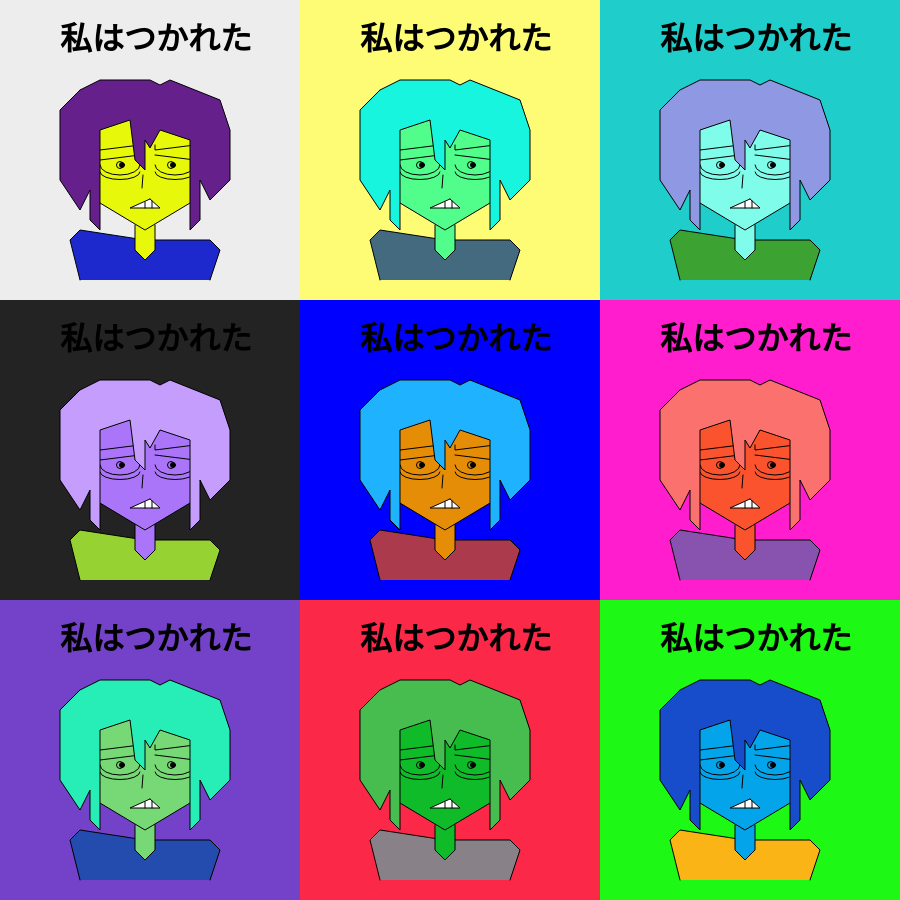
Frame 1 (no input)
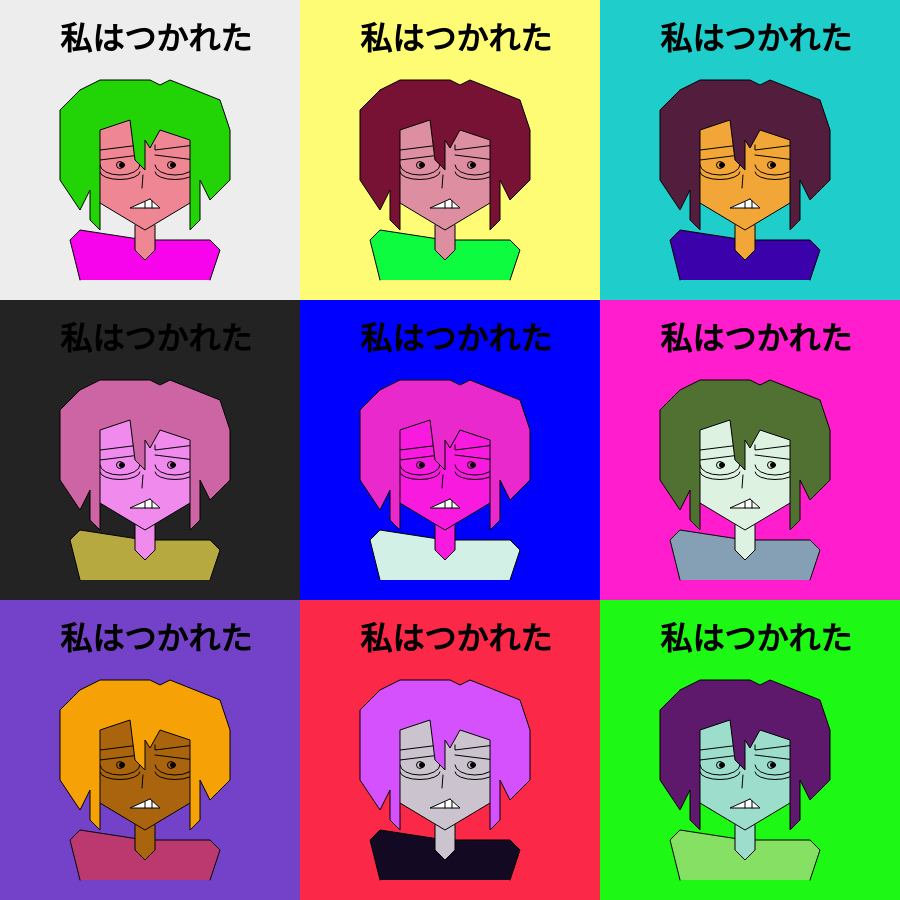
Frame 60 (no input)
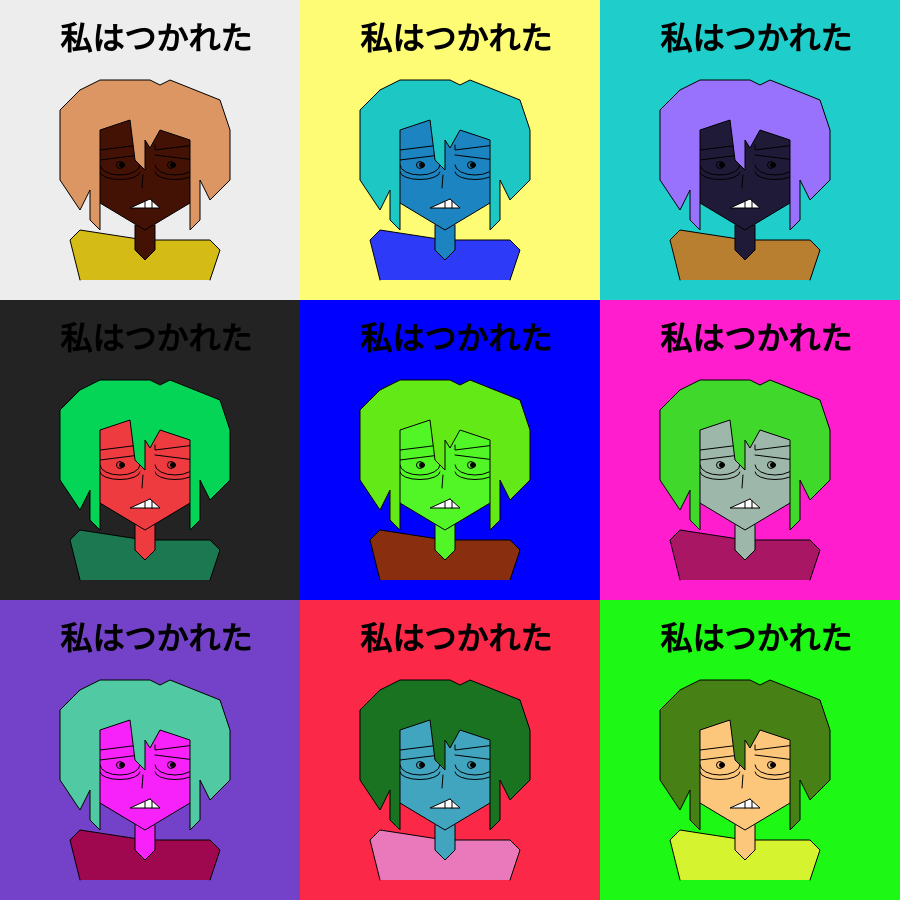
Frame 120 (the mouse pressed at the canvas centre since frame 60)

The p5.js sketch that drew these frames (run headless with seeded random() and noise() and a simulated clock; from frame 60 on, the mouse is pressed at the canvas centre):

// p5.js sketch
// ── sketch.js
function setup()
{
	createCanvas(900, 900);
    background(100, 100, 100);
}

function draw()
{
    noStroke();
    
    //1
    fill('#ededed');
    rect(0, 0, 300, 300);
    strokeWeight(5);
    fill(0);
    generateRandomColor();
    drawCharacter();
    
    
    noStroke();
    //2
    translate(300, 0);
    fill('#fdfc74');
    rect(0, 0, 300, 300);
    generateRandomColor();
    drawCharacter();
        
    noStroke();
    //3
    translate(300, 0);
    fill('#1fcecb');
    rect(0, 0, 300, 300);
    generateRandomColor();
    drawCharacter();

    noStroke();
    //4
    translate(0, 300);
    fill('#ff1dce');
    rect(0, 0, 300, 300);
    generateRandomColor();
    drawCharacter();
    
    noStroke();
    //5
    translate(0, 300);
    fill('#1df914');
    rect(0, 0, 300, 300);
    generateRandomColor();
    drawCharacter();
    
    noStroke();
    //6
    translate(-300,0);
    fill('#fc2847');
    rect(0, 0, 300, 300);
    generateRandomColor();
    drawCharacter();
        
    noStroke();
    //7
    translate(-300,0);
    fill('#7442c8');
    rect(0, 0, 300, 300);
    generateRandomColor();
    drawCharacter();
    
    noStroke();
    //8
    translate(0, -300);
    fill('#232323');
    rect(0, 0, 300, 300);
    generateRandomColor();
    drawCharacter();
    
    noStroke();
    //9
    translate(300, -0);
    fill('#0000ff');
    rect(0, 0, 300, 300);
    generateRandomColor();
    drawCharacter();
}

function drawCharacter() {
    stroke(0)
    strokeWeight(1);
        
    // JACKET COLOR
    fill(r2,g2,b2);
    beginShape();
    vertex(80,280);
    vertex(70,240);
    vertex(80,230);
    vertex(145,240);//65
    vertex(210,240);
    vertex(220,250);
    vertex(210,280);
    endShape();
        
    //NECK COLOR + head
    fill(r, g, b);
    beginShape();
    vertex(135,225);
    vertex(135,250);
    vertex(145,260);
    vertex(155,250);
    vertex(155,225);
    endShape();
        
    //HEAD 
    beginShape();
    vertex(145,110);
    vertex(80,130);
    vertex(95,200); //50
    vertex(145,230);
    vertex(195,200);
    vertex(205,130);
    vertex(145,110);
    endShape();
    
    // WRINKLES
    //left
    arc(120, 172, 40, 15, 0, PI);
    arc(120, 165, 40, 20, 0, PI);
    
    //right
    arc(175, 172, 40, 15, 0, PI);
    arc(175, 165, 40, 20, 0, PI);
        
    //NOSE
    beginShape();
    vertex(143,175);
    vertex(142,188);
    endShape();
        
    //MOUTH COLOR NEEDED
    fill(260,260,260);
    beginShape();
    vertex(150,199);
    vertex(130,208);
    vertex(160,208);
    vertex(150,199);
    endShape();
        
    beginShape();
    vertex(145,202);
    vertex(145,208);
    endShape();

    beginShape();
    vertex(152,201);
    vertex(152,208);
    endShape();
        
        //EYES
        //left
    fill(r, g, b);
    beginShape();
    vertex(100,160);
    vertex(140,155);
    endShape();
    ellipse(120,165,7,7);
        
    beginShape();
    vertex(100,150);
    vertex(140,145);
    vertex(140,140);
    endShape();
        
        //left
    beginShape();
    vertex(155,155);
    vertex(195,160);
    endShape();
        
    beginShape();
    vertex(155,145);
    vertex(155,150);
    vertex(195,145);
    endShape();
        
    ellipse(171,165,7,7);
        
    //HAIR COLOR
    fill(h1,h2,h3);
    beginShape();
    vertex(80,90);
    vertex(60,110);
    vertex(60,180);
    vertex(80,210);
    vertex(90,190);
    vertex(90,220);
    vertex(100,230);
    vertex(100,130);
    vertex(130,120);
    vertex(135,160);
    vertex(145,170);
    vertex(145,140);
        vertex(150,148);
        vertex(160,130);
        vertex(190,140);
        vertex(190,230);
        vertex(200,220);
        vertex(200,180);
        vertex(210,200);
        vertex(230,180);
        vertex(230,130);
        vertex(220,100);
        vertex(170,80);
        vertex(160,85);
        vertex(150,80);
        vertex(100,80);
        vertex(80,90);
        endShape();
        
        //pupils
        fill(0,0,0);
        ellipse(122,165,5,5);
        ellipse(173,165,5,5);
        
        noStroke();
        textSize(32);
        textStyle(BOLD);
        fill(0,0,0);
        text("私はつかれた",60,50);
    
    }

function generateRandomColor() {
    r = Math.floor(Math.random() * 256);
    g = Math.floor(Math.random() * 256);
    b = Math.floor(Math.random() * 256);
    
    r2 = Math.floor(Math.random() * 256);
    g2 = Math.floor(Math.random() * 256);
    b2 = Math.floor(Math.random() * 256);
    
    h1 = Math.floor(Math.random() * 256);
    h2= Math.floor(Math.random() * 256);
    h3 = Math.floor(Math.random() * 256);

}
